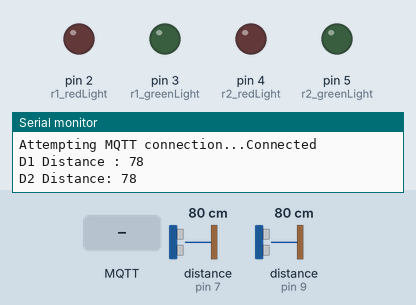
Simulated run of this sketch. Board: Arduino Uno, built with avr-gcc and run on an emulated ATmega328P. Shown: output pins drawn as LEDs (lit = HIGH), the last lines printed to the serial monitor. Wiring (inferred from the names in the program): 2 × ultrasonic range finder: trigger pin 6, echo pin 7 / trigger pin 8, echo pin 9. The test bench sets the inputs (shaded band); at power-on: distance to the obstacle (sensors on pin 7, pin 9) 80 cm. The echo pulse lasts 58.3 µs per cm; WiFi joins after 1.5 s; servers stay silent unless stated; no MQTT or app messages arrive unless stated; pins used as bus, display or sensor lines are not drawn.

Above: at 2.7 s.
2.8 s: MQTT message "GREEN" arrives on the first subscribed topic
At 4.7 s:
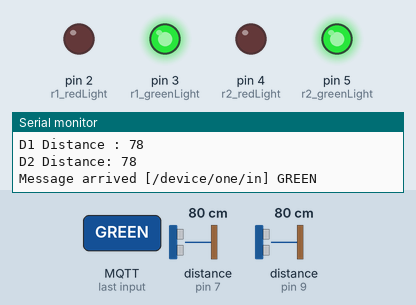
5.3 s: MQTT message "RED" arrives on the first subscribed topic
At 6.8 s:
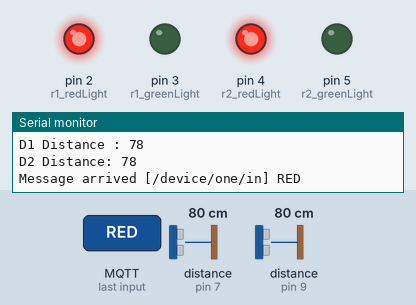
Timing chart, 0 to 8.3 s (numbered marks = the images above; inputs shaded):
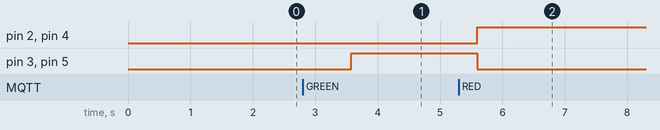

The sketch:

l4.ino
```cpp
#include <SPI.h>
#include <Ethernet.h>
#include <PubSubClient.h>
// MAC Address of the Gizduino-IOT, replace the '?' with your group number
byte mac[] = {0xDE,0xED,0xBA,0xFE,0xFE,0x01};
// IP Address of the Gizduino-IOT, replace the '?' with your group number
//IPAddress ip(10, 200, 180, 199);
// IP Address of your Broker Computer, replace the '??' with the last octet
IPAddress server(10, 200, 180, 12);

int r1_redLight = 2;
int r1_greenLight = 3;
int r2_redLight = 4;
int r2_greenLight = 5;
int d1_trigPin = 6;
int d1_echoPin = 7;
int d2_trigPin = 8;
int d2_echoPin = 9;
int roadOneState;
int roadTwoState;
String prevState = "";

char message[64];
char topic[32];

void callback(char* topic, byte* payload, unsigned int length) {
  memcpy(message, payload, length);
  message[length] = '\0';
  //FOR DEBUGGING
  Serial.print("Message arrived [");
  Serial.print(topic);
  Serial.print("] ");
  Serial.println(message);

  if(strcmp(message, "GREEN")==0){
    green();
  }else if(strcmp(message, "RED")==0){
    red();
  }
}

EthernetClient ethClient;
PubSubClient client(ethClient);

const char mqtt_arduino_one_out[] = "/device/one/out";
const char mqtt_arduino_one_in[] = "/device/one/in";

void reconnect() {
// Loop until connection is completed
  while (!client.connected()) {
    Serial.print("Attempting MQTT connection...");
    if (client.connect("arduinoClient")) {
      Serial.println("Connected");
      client.publish("outTopic", "Hello world!");
      client.subscribe(mqtt_arduino_one_in);
    } else {
      Serial.print("Failed, rc=");
      Serial.print(client.state());
      Serial.println(" try again in 3 seconds");
      delay(3000);
    }
  }
}

void setup(){
  Serial.begin(9600);
  client.setClient(ethClient);
  client.setServer(server, 1883); // 1883 is the default port of MQTT
  client.setCallback(callback);
  Ethernet.begin(mac);
  print_local_IP();

  pinMode(r1_redLight, OUTPUT);
  pinMode(r1_greenLight, OUTPUT);
  pinMode(r2_redLight, OUTPUT);
  pinMode(r2_greenLight, OUTPUT);
  pinMode(d1_trigPin,OUTPUT);
  pinMode(d1_echoPin,INPUT);
  pinMode(d2_trigPin,OUTPUT);
  pinMode(d2_echoPin,INPUT);

}

void loop(){
  if(!client.connected()){
    reconnect();
  }

  digitalWrite(d1_trigPin, LOW);
  delayMicroseconds(2);

  digitalWrite(d1_trigPin, HIGH);
  delayMicroseconds(10);
  digitalWrite(d1_trigPin, LOW);

  int r1distance;
  int r2distance;
  long duration;

  duration = pulseIn(d1_echoPin, HIGH);
  r1distance = duration*0.034/2;

  Serial.print("D1 Distance : ");
  Serial.println(r1distance);

  digitalWrite(d2_trigPin, LOW);
  delayMicroseconds(2);

  digitalWrite(d2_trigPin, HIGH);
  delayMicroseconds(10);
  digitalWrite(d2_trigPin, LOW);

  duration = pulseIn(d2_echoPin, HIGH);
  r2distance = duration*0.034/2;
  Serial.print("D2 Distance: ");
  Serial.println(r2distance);

  if(checkDistance(r1distance) || checkDistance(r2distance)){
    //                            ------------------CHANGE----------------
    String sCar = "CAR";
    char cStringArr[10];
    sCar.toCharArray(cStringArr, sCar.length() + 1);
//    client.publish(mqtt_arduino_one_out, cStringArr);
    if(prevState != sCar){
      prevState = sCar;
      client.publish(mqtt_arduino_one_out, cStringArr);
    }

  }else if(!checkDistance(r1distance) && !checkDistance(r2distance)){
    //                            ------------------CHANGE----------------
    String sNone = "NONE";
    char cStringArr[10];
    sNone.toCharArray(cStringArr, sNone.length() + 1);
//    client.publish(mqtt_arduino_one_out, cStringArr);
    if(prevState != sNone){
      prevState = sNone;
      client.publish(mqtt_arduino_one_out, cStringArr);
    }
  }

  client.loop();
  delay(2000);
}

//check if distance is within the threshold
boolean checkDistance(int distance){
  if(distance > 3 && distance < 9){
    return true;
  } else {
    return false;
  }
}

void green(){
  digitalWrite(r1_redLight, LOW);
  digitalWrite(r1_greenLight, HIGH);
  digitalWrite(r2_redLight, LOW);
  digitalWrite(r2_greenLight, HIGH);
}

void red(){
  digitalWrite(r1_redLight, HIGH);
  digitalWrite(r1_greenLight, LOW);
  digitalWrite(r2_redLight, HIGH);
  digitalWrite(r2_greenLight, LOW);
}

void delayTime(int timeGo){

  for(int i=0; i<timeGo; i++){
    delay(1000);
    Serial.print(timeGo-i + " ");
    //switch states lang
    int temp = roadOneState;
    roadOneState = roadTwoState;
    roadTwoState = temp;
  }

}

void print_local_IP(){
  Serial.print("My IP address: ");
  for (byte nCtr = 0; nCtr < 4; nCtr++){
    Serial.print(Ethernet.localIP()[nCtr], DEC);
    Serial.print(".");
  }
  Serial.println();
}
```

Measured:
- after the input at 2.8 s, pin 3 (r1_greenLight), pin 5 (r2_greenLight): LOW → HIGH after 0.78 s
- after the input at 5.3 s, pin 2 (r1_redLight), pin 4 (r2_redLight): LOW → HIGH after 0.29 s; pin 3 (r1_greenLight), pin 5 (r2_greenLight): HIGH → LOW after 0.29 s
